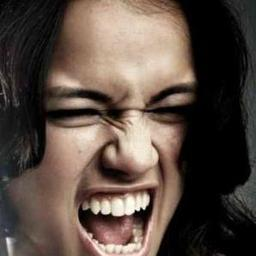
#> input picture data/labeled/angry_faces/image0003826.jpg, 256 x 256 px, given as the content of the folder ../../../data/labeled/happy_faces, which was not available
$ python pixel_intensity_distribution.py
#> lines starting #> are read from the running program, lines starting #| are printed output that depends on the picture
import os #to read write to files, create folders
import numpy as np #numerical operations.
import matplotlib.pyplot as plt #to plot
from PIL import Image #to work with images

''' ChatGpt was used to understand the concepts of analyzing an image using a histogram.
    OpenAI, "ChatGPT: Chat Generative Pre-trained Transformer," OpenAI, San Francisco, CA, 2024. [Online]. Available: https://chat.openai.com/. [Accessed: May 27, 2024].
    OpenAI provided assistance in understanding the concepts for accurate application in the project.

    The blog post by se7entyse7en.dev was used to better understand the theory behind image histograms.
    The post, "Understanding Image Histograms with OpenCV," is available at
    https://se7entyse7en.dev/posts/understanding-image-histograms-with-opencv/ accessed May 28, 2024.

    We used the YouTube video to gain further insights into the topic.
    The video is available at "Understanding Image Histograms with OpenCV," YouTube,
    https://youtu.be/kSqxn6zGE0c?si=3rEk9othGLyyzKV3 accessed May 28, 2024.

'''

# Define directories
data_dir = '../../../data/labeled/' #directory to the labeled data depends on current directory path when running the script
classes = ['happy_faces']  #also neutral_faces, angry_faces, focused_faces

# Initialize a dictionary to hold pixel intensity values for each class and each channel
# there's keys for each class, each class has 3 channels, they are initially empty lists
pixel_intensities = {cls: {channel: [] for channel in ['Red', 'Green', 'Blue']} for cls in classes}

# Loop through each class
for cls in classes:
    class_dir = os.path.join(data_dir, cls) #get the directory path for the current class

    #loop through each image file in the class directory
    for filename in os.listdir(class_dir):
        if filename.endswith('.jpg'): #to be safe

            #open image and convert to NumPy array for processing
            img_path = os.path.join(class_dir, filename) #full path to current image file
            img = Image.open(img_path)
#> img is the input picture: PIL image 256x256 RGB; mean R, G, B 89.5, 75.3, 66.6
            pixels = np.array(img)

            # Split the image into its Red, Green, and Blue channels

            ''' The method for flattening a 2D NumPy array into a 1D array is based on the tutorial from
                GeeksforGeeks, "Python | Flatten a 2d numpy array into 1d array," available at
                https://www.geeksforgeeks.org/python-flatten-a-2d-numpy-array-into-1d-array/ accessed May 27, 2024.
            '''
            red_channel = pixels[:, :, 0].flatten()  #extract the red channel of the image by selecting all rows and columns (:) and the first (index 0) channel. The flatten() method converts the 2D array into a 1D array
            green_channel = pixels[:, :, 1].flatten() #flatten green values
            blue_channel = pixels[:, :, 2].flatten() # flatten blue values

            # Extend the lists of pixel intensities for each channel and each class

            ''' The method for splitting RGB channels in Python is based on the tutorial from
                Educative, "Splitting RGB Channels in Python," available at
                https://www.educative.io/answers/splitting-rgb-channels-in-python (accessed date).
            '''
            pixel_intensities[cls]['Red'].extend(red_channel) # extend by appending the pixel values from the flattened red channel array
            pixel_intensities[cls]['Green'].extend(green_channel)
            pixel_intensities[cls]['Blue'].extend(blue_channel)

# Plot histograms

    ''' The code for plotting graphs is based on the tutorial provided by GeeksforGeeks,
        "OpenCV python program to analyze an image using histogram," available at
        https://www.geeksforgeeks.org/opencv-python-program-analyze-image-using-histogram/ accessed May 27, 2024.
        and the tutorial from Analytics Vidhya, "Advanced OpenCV: BGR Pixel Intensity Plots,"
        available at https://www.analyticsvidhya.com/blog/2022/05/advanced-opencv-bgr-pixel-intensity-plots/ accessed May 27,2024.
    '''

    for cls, channels in pixel_intensities.items():
        plt.figure(figsize=(10, 6)) #set the figure size

    # Define the colors for each channel
    colors = {'Red': 'red', 'Green': 'green', 'Blue': 'blue'}

    #loop through each channel in the class
    for channel, intensities in channels.items():
        plt.hist(intensities, bins=256, range=(0, 255), alpha=0.5, label=channel, color=colors[channel])
    plt.title(f'Pixel Intensity Distribution for {cls.replace("_", " ").title()}')
    plt.xlabel('Pixel Intensity')
    plt.ylabel('Frequency')
    plt.legend()
    plt.show() #display
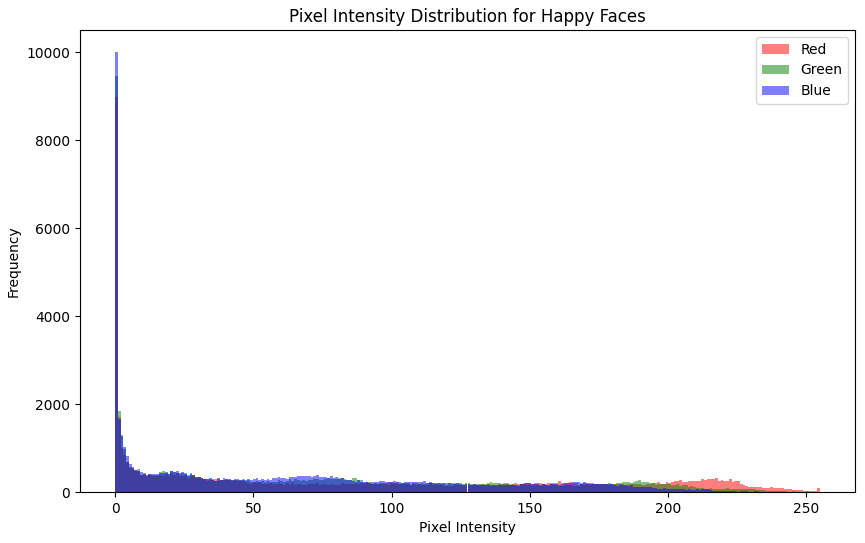
#> figure drawn by matplotlib, 1 panel; tallest bar 8997 high, from x = 0 to 0.996; tallest bar 9464 high, from x = 0 to 0.996; tallest bar 10010 high, from x = 0 to 0.996

$ run again, on data/labeled/happy_faces/image0000142.jpg
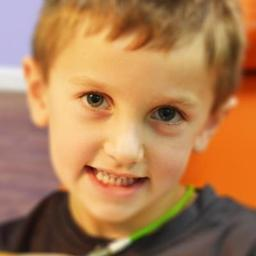
#> input picture data/labeled/happy_faces/image0000142.jpg, 256 x 256 px, found by its file name
#> img is the input picture: PIL image 256x256 RGB; mean R, G, B 174.4, 125.5, 82.9
#> `plt.show()`:
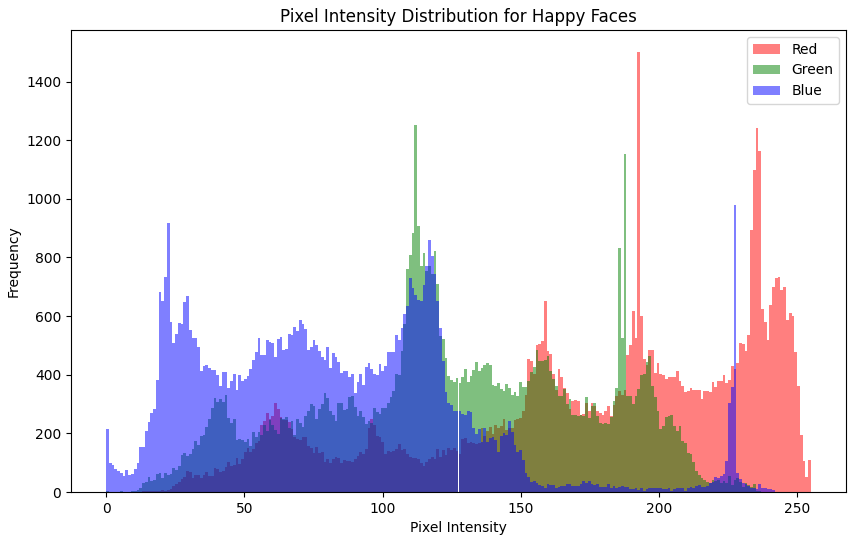
#> figure drawn by matplotlib, 1 panel; tallest bar 1501 high, from x = 192.2 to 193.2; tallest bar 1251 high, from x = 111.6 to 112.6; tallest bar 979 high, from x = 227.1 to 228.1
